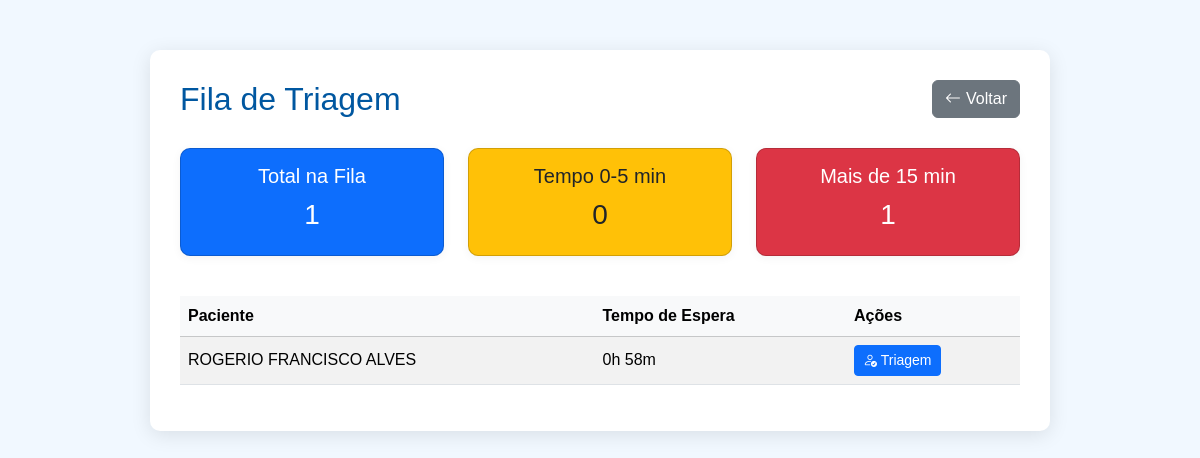
/triagem/fila/ (signed in), run on the app's committed database.
### triagem/models.py (models this page shows, shortened)
class FilaTriagem(models.Model):
    STATUS_CHOICES = [
        ('aguardando_medico', 'Aguardando Médico'),
        ('em_atendimento', 'Em Atendimento'),
        ('finalizado', 'Finalizado'),
    ]
    paciente = models.ForeignKey(Paciente, on_delete=models.CASCADE)
    data_entrada = models.DateTimeField(auto_now_add=True)
    atendido = models.BooleanField(default=False)
    status = models.CharField(max_length=20, choices=STATUS_CHOICES, default='aguardando_medico')

### paciente/models.py (models this page shows, shortened)
class Paciente(models.Model):
    nome = models.CharField(max_length=100)
    nome_social = models.CharField(max_length=100, blank=True, null=True)
    nome_mae = models.CharField(max_length=100)
    nome_pai = models.CharField(max_length=100, blank=True, null=True)
    cpf = models.CharField(
        max_length=14,
        unique=True,
        validators=[
            RegexValidator(
                r'^\d{3}\.\d{3}\.\d{3}-\d{2}$',
                'CPF inválido! Use XXX.XXX.XXX-XX'
            )
        ]
    )
    data_nascimento = models.DateField()
    SEXO_BIOLOGICO_CHOICES = [
        ('M', 'Masculino'),
        ('F', 'Feminino'),
        ('I', 'Intersexo'),
    ]
    sexo_biologico = models.CharField(max_length=1, choices=SEXO_BIOLOGICO_CHOICES)
    identidade_genero = models.CharField(max_length=50)
    orientacao_sexual = models.CharField(max_length=50)
    NACIONALIDADE_CHOICES = [
        ('BRASILEIRA', 'Brasileira'),
        ('ARGENTINA', 'Argentina'),
        ('BOLIVIANA', 'Boliviana'),
        ('CHILENA', 'Chilena'),
        ('COLOMBIANA', 'Colombiana'),
        ('PARAGUAIA', 'Paraguaia'),
        ('PERUANA', 'Peruana'),
        ('URUGUAIA', 'Uruguaia'),
        ('VENEZUELANA', 'Venezuelana'),
        ('OUTRA', 'Outra'),
    ]
    nacionalidade = models.CharField(
        max_length=20,
        choices=NACIONALIDADE_CHOICES,
        default='BRASILEIRA'
    )
    naturalidade = models.CharField(max_length=100)
    RACA_COR_CHOICES = [
        ('BRANCA', 'Branca'),
        ('PRETA', 'Preta'),
        ('PARDA', 'Parda'),
        ('AMARELA', 'Amarela'),
        ('INDIGENA', 'Indígena'),
    ]
    raca_cor = models.CharField(max_length=10, choices=RACA_COR_CHOICES)
    ESTADO_CIVIL_CHOICES = [
        ('SOLTEIRO', 'Solteiro(a)'),
        ('CASADO', 'Casado(a)'),
        ('DIVORCIADO', 'Divorciado(a)'),
        ('VIUVO', 'Viúvo(a)'),
        ('UNIAO_ESTAVEL', 'União Estável'),
    ]
    estado_civil = models.CharField(max_length=20, choices=ESTADO_CIVIL_CHOICES)
    ESCOLARIDADE_CHOICES = [
        ('SEM_INSTRUCAO', 'Sem instrução'),
        ('FUNDAMENTAL_INCOMPLETO', 'Fundamental incompleto'),
        ('FUNDAMENTAL_COMPLETO', 'Fundamental completo'),
        ('MEDIO_INCOMPLETO', 'Médio incompleto'),
        ('MEDIO_COMPLETO', 'Médio completo'),
        ('SUPERIOR_INCOMPLETO', 'Superior incompleto'),
        ('SUPERIOR_COMPLETO', 'Superior completo'),
        ('POS_GRADUACAO', 'Pós-graduação'),
        ('MESTRADO', 'Mestrado'),
        ('DOUTORADO', 'Doutorado'),
    ]
    escolaridade = models.CharField(max_length=30, choices=ESCOLARIDADE_CHOICES)
    profissao = models.CharField(max_length=50)
    rg = models.CharField(max_length=20)
    orgao_emissor = models.CharField(max_length=10)
    UF_CHOICES = [
        ('AC','AC'), ('AL','AL'), ('AP','AP'), ('AM','AM'),
        ('BA','BA'), ('CE','CE'), ('DF','DF'), ('ES','ES'),
        ('GO','GO'), ('MA','MA'), ('MT','MT'), ('MS','MS'),
        ('MG','MG'), ('PA','PA'), ('PB','PB'), ('PR','PR'),
        ('PE','PE'), ('PI','PI'), ('RJ','RJ'), ('RN','RN'),
        ('RS','RS'), ('RO','RO'), ('RR','RR'), ('SC','SC'),
        ('SP','SP'), ('SE','SE'), ('TO','TO'),
    ]
    uf_rg = models.CharField(max_length=2, choices=UF_CHOICES)
    cep = models.CharField(
        max_length=9,
        validators=[
            RegexValidator(
                r'^\d{5}-\d{3}$',
                'CEP inválido! Use XXXXX-XXX'
            )
        ]
    )
    endereco = models.CharField(max_length=100)
    numero = models.CharField(max_length=10)
    complemento = models.CharField(max_length=50, blank=True, null=True)
    bairro = models.CharField(max_length=50)
    municipio = models.CharField(max_length=50)
    uf = models.CharField(max_length=2, choices=UF_CHOICES)
    ZONA_CHOICES = [
        ('URBANA', 'Urbana'),
        ('RURAL', 'Rural'),
    ]
    zona = models.CharField(max_length=6, choices=ZONA_CHOICES)
    telefone_fixo = models.CharField(
        max_length=15,
        blank=True,
        null=True,
        validators=[
            RegexValidator(
                r'^\(\d{2}\)\s\d{4}-\d{4}$',
                'Telefone inválido! Use (XX) XXXX-XXXX'
            )
        ]
    )
    celular = models.CharField(
        max_length=15,
        validators=[
            RegexValidator(
                r'^\(\d{2}\)\s\d{5}-\d{4}$',
                'Celular inválido! Use (XX) XXXXX-XXXX'
            )
        ]
    )
    whatsapp = models.BooleanField(default=False)
    email = models.EmailField(blank=True, null=True)
    cartao_sus = models.CharField(max_length=18, blank=True, null=True)
    criado_por = models.ForeignKey(
        User,
        on_delete=models.SET_NULL,
        null=True,
        blank=True,
        related_name='pacientes_criados'
    )
    data_criacao = models.DateTimeField(default=timezone.now, editable=False)
    data_atualizacao = models.DateTimeField(auto_now=True)

### triagem/views.py (the view)
# urls.py: path('fila/', views.fila_triagem, name='fila_triagem'),
@login_required
def fila_triagem(request):
    fila = FilaTriagem.objects.filter(atendido=False).order_by('data_entrada')
    total_pacientes = fila.count()
    tempo_espera_0_5 = fila.filter(data_entrada__gte=timezone.now()-timezone.timedelta(minutes=5)).count()
    tempo_espera_5_15 = fila.filter(
        data_entrada__lt=timezone.now()-timezone.timedelta(minutes=5),
        data_entrada__gte=timezone.now()-timezone.timedelta(minutes=15)
    ).count()
    tempo_espera_15_ = fila.filter(data_entrada__lt=timezone.now()-timezone.timedelta(minutes=15)).count()
    fila_formatada = []
    now = timezone.now()
    for item in fila:
        tempo_espera_min = int((now - item.data_entrada).total_seconds() // 60)
        horas = tempo_espera_min // 60
        minutos = tempo_espera_min % 60
        item.tempo_espera_horas = f"{horas}h {minutos}m"
        fila_formatada.append(item)
    return render(request, 'triagem/fila_triagem.html', {
        'fila': fila_formatada,
        'total_pacientes': total_pacientes,
        'tempo_espera_0_5': tempo_espera_0_5,
        'tempo_espera_5_15': tempo_espera_5_15,
        'tempo_espera_15_': tempo_espera_15_,
    })

### triagem/templates/triagem/fila_triagem.html (shortened to what this page needs)
<!DOCTYPE html>
<html lang="pt-br">
<head>
    <link rel="stylesheet" href="https://cdn.jsdelivr.net/npm/bootstrap@5.3.2/dist/css/bootstrap.min.css">
    <link rel="stylesheet" href="https://cdn.jsdelivr.net/npm/bootstrap-icons@1.10.5/font/bootstrap-icons.css">
</head>
<body>
<div class="container">
    <div class="header-row">
        <h2>Fila de Triagem</h2>
        <button class="btn btn-secondary btn-voltar" onclick="history.back();" title="Voltar à página anterior">
            <i class="bi bi-arrow-left"></i> Voltar
        </button>
    </div>
    <div class="row mb-4 text-center">
        <div class="col-md-4 mb-3">
            <div class="card bg-primary">
                <h5>Total na Fila</h5>
                <h3>{{ total_pacientes }}</h3>
            </div>
        </div>
        <div class="col-md-4 mb-3">
            <div class="card bg-warning text-dark">
                <h5>Tempo 0-5 min</h5>
                <h3>{{ tempo_espera_0_5 }}</h3>
            </div>
        </div>
        <div class="col-md-4 mb-3">
            <div class="card bg-danger">
                <h5>Mais de 15 min</h5>
                <h3>{{ tempo_espera_15_ }}</h3>
            </div>
        </div>
    </div>
    <table class="table table-striped table-hover">
        <thead class="table-light">
            <tr>
                <th>Paciente</th>
                <th>Tempo de Espera</th>
                <th>Ações</th>
            </tr>
        </thead>
        <tbody>
            {% for item in fila %}
            <tr>
                <td>{{ item.paciente.nome }}</td>
                <td>{{ item.tempo_espera_horas }}</td>
                <td>
                    <a href="{% url 'realizar_triagem' item.paciente.id %}" class="btn btn-primary btn-sm">
                        <i class="bi bi-person-check"></i> Triagem
                    </a>
                </td>
            </tr>
            {% empty %}
            <tr>
                <td colspan="3" class="text-center">Nenhum paciente na fila</td>
            </tr>
            {% endfor %}
        </tbody>
    </table>
</div>
</body>
</html>

### triagem/templates/triagem/fila_triagem.html (style rules this page uses)
body { background-color: #f1f8ff; font-family: Arial, sans-serif; }
.container { max-width: 900px; margin: 50px auto; padding: 30px; background-color: #fff; border-radius: 10px; box-shadow: 0 4px 20px rgba(0,0,0,0.1); }
.header-row { display: flex; justify-content: space-between; align-items: center; margin-bottom: 30px; }
.header-row h2 { color: #0057a0; margin: 0; }
.btn-voltar { display: inline-flex; align-items: center; }
.btn-voltar i { margin-right: 5px; }
.card { padding: 15px; border-radius: 10px; color: #fff; font-weight: bold; text-align: center; box-shadow: 0 2px 10px rgba(0,0,0,0.05); }
.card h5 { margin-bottom: 10px; }
table th, table td { vertical-align: middle !important; }
.table-striped > tbody > tr:nth-of-type(odd) { background-color: #f9f9f9; }

### data on the page
FilaTriagem: paciente.nome "ROGERIO FRANCISCO ALVES", tempo_espera_horas "0h 58m"

### other printed values
{{ total_pacientes }} "1"
{{ tempo_espera_0_5 }} "0"
{{ tempo_espera_15_ }} "1"
